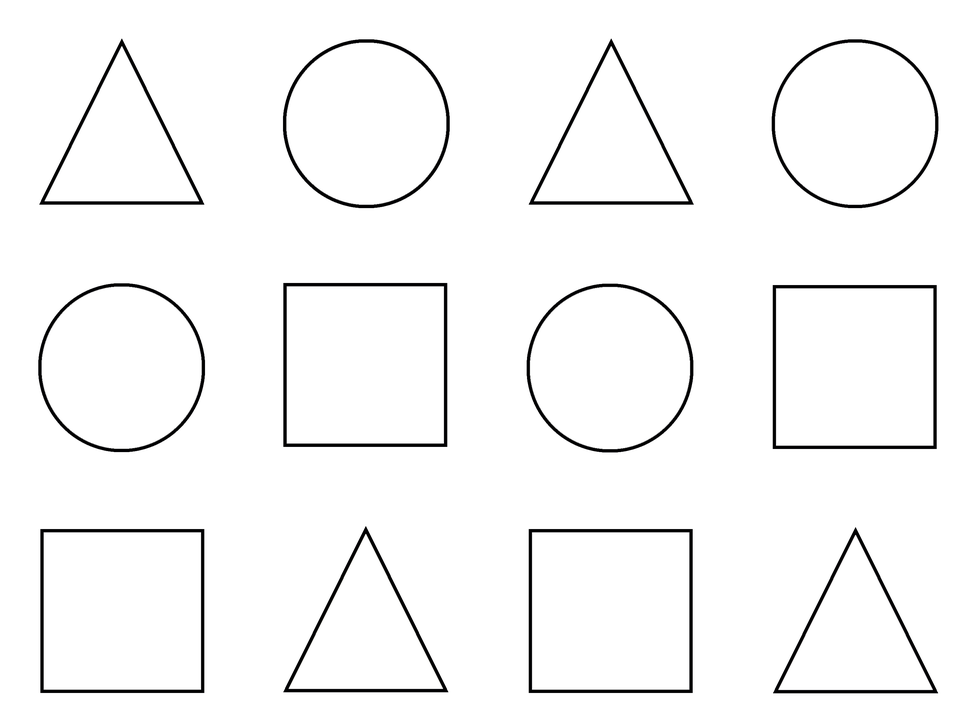
#> input picture geosekil.png, 975 x 723 px, shrunk from 2825 x 2095 before the run
$ python 'Training-3 def..py'
#> lines starting #> are read from the running program, lines starting #| are printed output that depends on the picture; after the words box and inside, x2 and y2 are one past the last pixel; in counts of white or black regions, pixels touching at a corner belong together
import cv2
import numpy as np
from collections import deque

def gorseldef(path, threshold=120):
    img = cv2.imread(path)
    gray = cv2.cvtColor(img, cv2.COLOR_BGR2GRAY)
    binary = np.where(gray > threshold, 0, 1).astype(np.uint8)
    return img, binary

def bfslabeldef(binary):
    h, w = binary.shape
    labels = np.zeros_like(binary, dtype=np.int32)
    label_id = 1

    for y in range(h):
        for x in range(w):
            if binary[y, x] == 1 and labels[y, x] == 0:
                q = deque()
                q.append((y, x))
                labels[y, x] = label_id

                while q:
                    cy, cx = q.popleft()
                    for dy in [-1, 0, 1]:
                        for dx in [-1, 0, 1]:
                            ny, nx = cy + dy, cx + dx
                            if (0 <= ny < h) and (0 <= nx < w):
                                if binary[ny, nx] == 1 and labels[ny, nx] == 0:
                                    labels[ny, nx] = label_id
                                    q.append((ny, nx))
                label_id += 1
    return labels, label_id

def solyakinkenardef(labels, label_id):
    min_x = labels.shape[1] + 1
    leftmost_label = -1

    for label in range(1, label_id):
        ys, xs = np.where(labels == label)
        if len(xs) == 0:
            continue
        x_min = np.min(xs)
        if x_min < min_x:
            min_x = x_min
            leftmost_label = label
    return leftmost_label

def renklidef(img, labels, leftmost_label):
    output = img.copy()
    h, w = labels.shape

    for y in range(h):
        for x in range(w):
            if labels[y, x] > 0:
                if labels[y, x] == leftmost_label:
                    output[y, x] = (0, 0, 255)
                else:
                    output[y, x] = (0, 255, 0)
    return output

def main():
    img, binary = gorseldef("geosekil.png")
#> in gorseldef, img is the input picture: shape (723, 975, 3); mean B, G, R 247, 247, 247
#> in gorseldef, `binary = np.where(gray > threshold, 0, 1).astype(np.uint8)`:
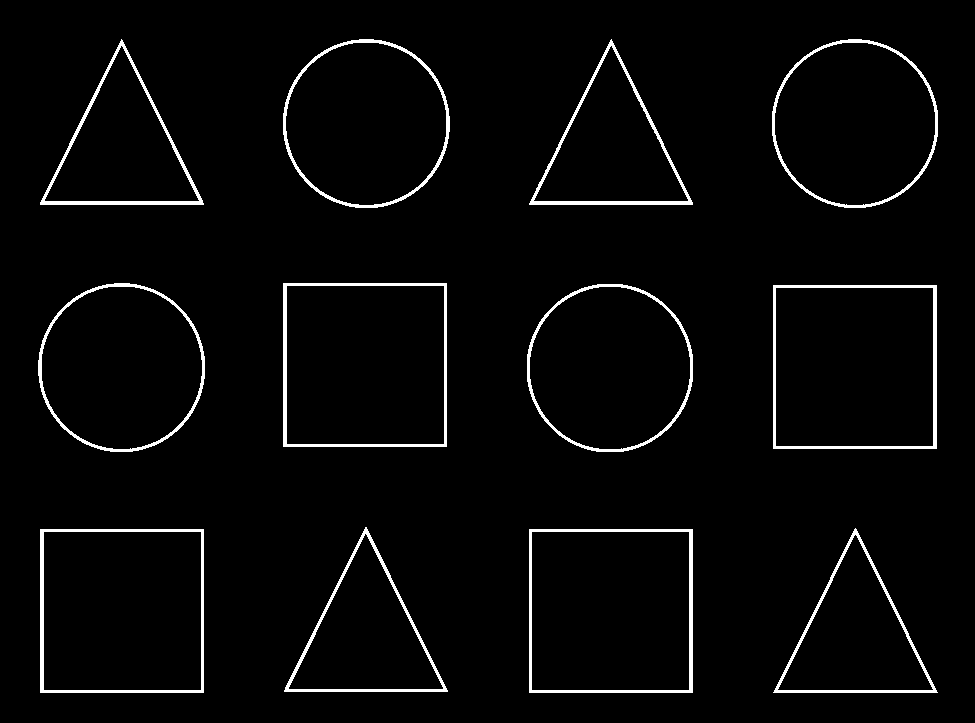
#> binary: shape (723, 975); values 0 (black) and 1 (white), 3.1% white; 12 white regions, largest, box (x1, y1, x2, y2) and area: (283, 283, 447, 447) 2090, (773, 285, 937, 449) 2090, (40, 529, 204, 693) 2090
    labels, label_id = bfslabeldef(binary)
#> after the loop in bfslabeldef, `for y in range(h):`:
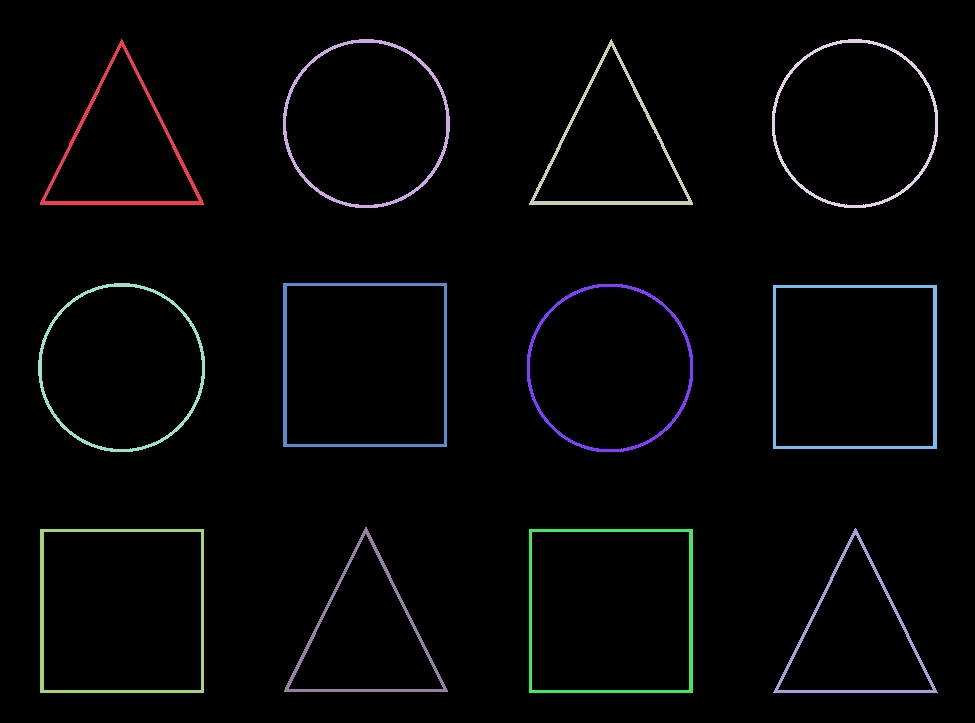
#> labels: shape (723, 975) int32; 13 distinct labels, from 0 to 12; one colour per label, 0 black
#> label_id = 13
    leftmost_label = solyakinkenardef(labels, label_id)
#> the loop in solyakinkenardef, `for label in range(1, label_id):` made 12 passes
#> (x_min, min_x) on passes 1, 5: (40, 40), (38, 38)
#> x_min on passes 2, 3, 4, 6, 7, 8: 283, 529, 772, 283, 527, 773
#> after the loop in solyakinkenardef, `for label in range(1, label_id):`: leftmost_label = 5; min_x = 38
#> leftmost_label = 5
    output = renklidef(img, labels, leftmost_label)
#> after the loop in renklidef, `for y in range(h):`:
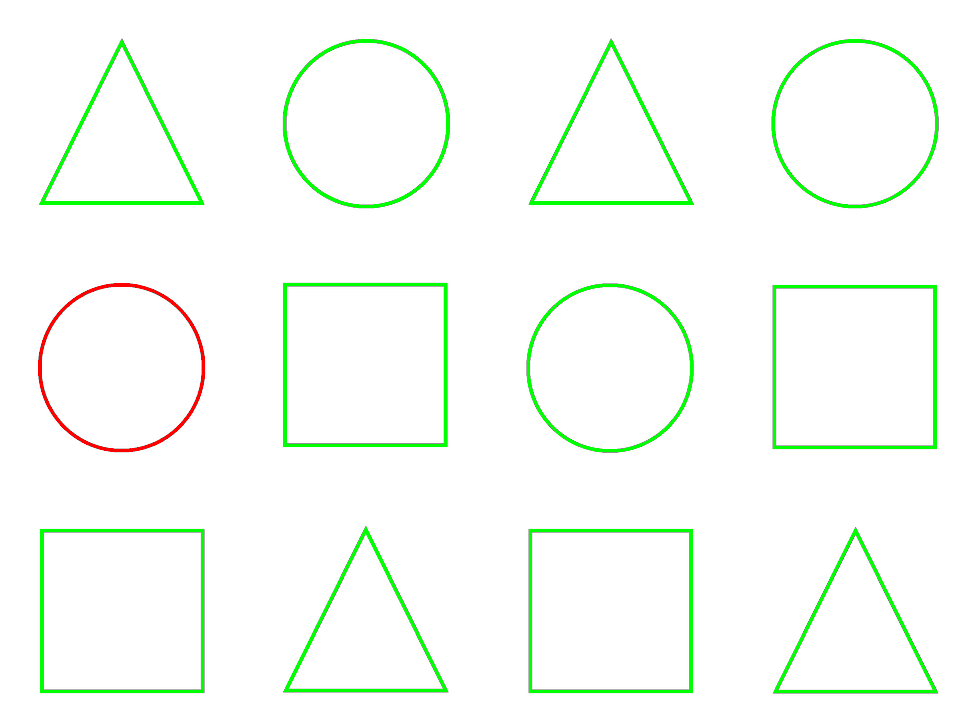
#> output: shape (723, 975, 3); 3.12% of pixels changed, all inside (x1, y1, x2, y2) = (38, 39, 938, 693)

    pencere = cv2.resize(output, (800, 600))
    cv2.imshow("Kutu", pencere)
    cv2.waitKey(0)
    cv2.destroyAllWindows()

if __name__ == "__main__":
    main()
